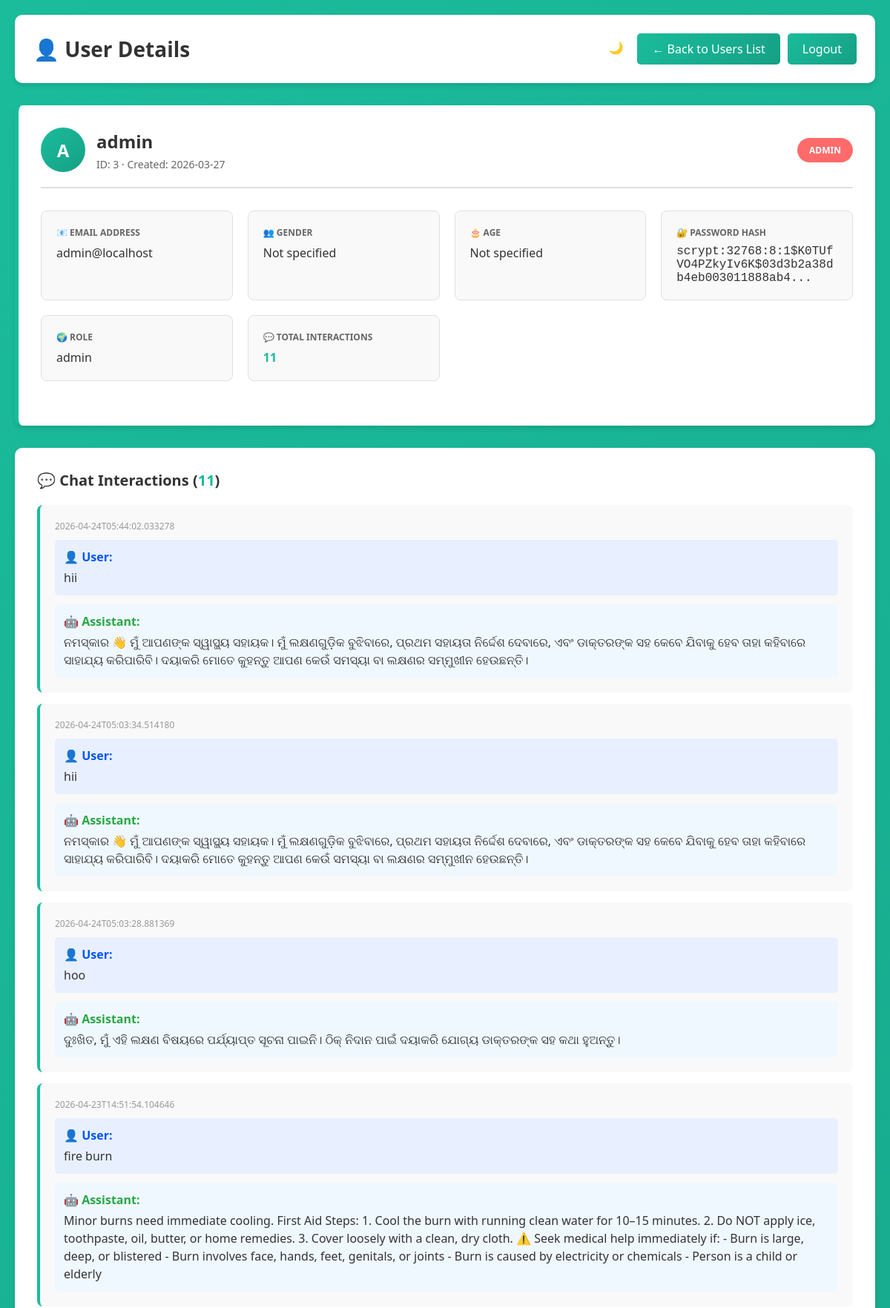
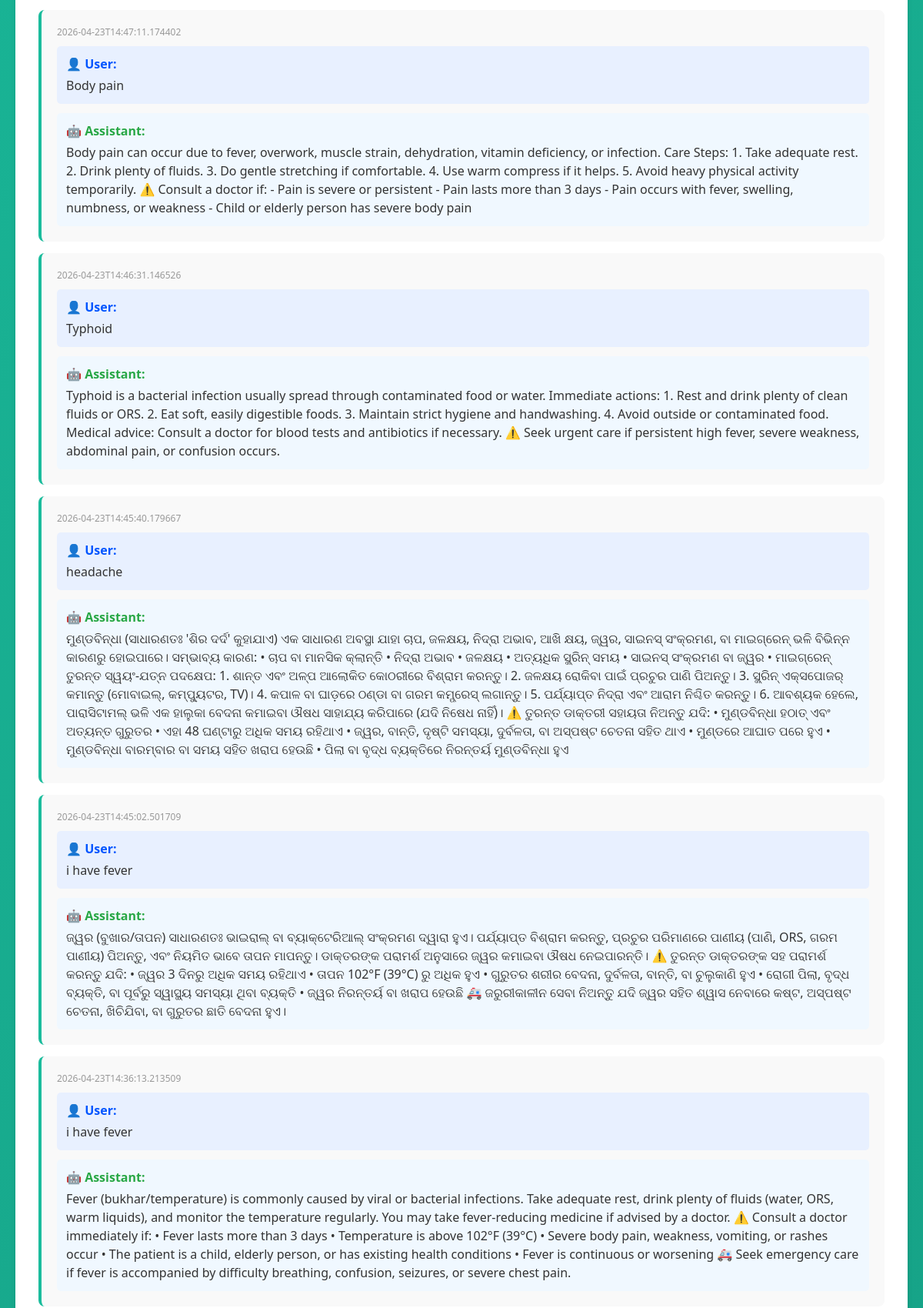
/admin/users/3 (signed in, upper part), run on the app's committed database (2 pictures, top to bottom).
### tables this page shows
CREATE TABLE users (
        id INTEGER PRIMARY KEY AUTOINCREMENT,
        username TEXT UNIQUE NOT NULL,
        email TEXT UNIQUE NOT NULL,
        password TEXT NOT NULL,
        gender TEXT,
        age INTEGER,
        created_at TEXT
    , role TEXT DEFAULT 'user');

CREATE TABLE interactions (
                id INTEGER PRIMARY KEY AUTOINCREMENT,
                user_id INTEGER NOT NULL,
                user_text TEXT,
                bot_text TEXT,
                timestamp TEXT,
                FOREIGN KEY (user_id) REFERENCES users(id) ON DELETE CASCADE
            );

### app.py (the view)
@app.route("/admin/users/<int:user_id>")
@admin_required
def admin_user_detail(user_id):
    conn = sqlite3.connect(DB_PATH)
    cur = conn.cursor()
    cur.execute("""
        SELECT id, username, email, gender, age, password, role, created_at
        FROM users
        WHERE id = ?
    """, (user_id,))
    user_data = cur.fetchone()
    if not user_data:
        conn.close()
        return redirect(url_for('admin_users'))
    cur.execute("""
        SELECT user_text, bot_text, timestamp
        FROM interactions
        WHERE user_id = ?
        ORDER BY id DESC
        LIMIT 100
    """, (user_id,))
    interactions = cur.fetchall()
    conn.close()
    user_info = {
        'id': user_data[0],
        'username': user_data[1],
        'email': user_data[2],
        'gender': user_data[3],
        'age': user_data[4],
        'password_hash': user_data[5],
        'role': user_data[6],
        'created_at': user_data[7],
        'total_interactions': len(interactions)
    }
    interactions_list = [
        {
            'user_text': i[0],
            'bot_text': i[1],
            'timestamp': i[2]
        }
        for i in interactions
    ]
    return render_template("admin_user_detail.html", user=user_info, interactions=interactions_list, admin_username=current_user.username)

### app.py (called while the page is built)
def admin_required(f):
    @wraps(f)
    def decorated_function(*args, **kwargs):
        if not current_user.is_authenticated or getattr(current_user, 'role', 'user') != 'admin':
            return redirect(url_for('login'))
        return f(*args, **kwargs)
    return decorated_function

@login_manager.user_loader
def load_user(user_id):
    conn = sqlite3.connect(DB_PATH)
    cur = conn.cursor()
    cur.execute("SELECT id, username, email, role FROM users WHERE id = ?", (user_id,))
    user_data = cur.fetchone()
    conn.close()
    if user_data:
        return User(user_data[0], user_data[1], user_data[2], user_data[3] if len(user_data) > 3 else 'user')
    return None

### templates/admin_user_detail.html (shortened to what this page needs)
<!DOCTYPE html>
<html lang="en">
<head>
</head>
<body>
    <div class="container">
        <div class="header">
            <h1>👤 User Details</h1>
            <div class="header-buttons">
                <button id="dark-toggle" onclick="toggleDarkMode()" title="Toggle dark mode">🌙</button>
                <a href="/admin/users">← Back to Users List</a>
                <a href="/logout">Logout</a>
            </div>
        </div>
        <div class="user-details">
            <div class="user-header">
                <div class="user-name">
                    <div class="user-avatar">{{ user.username[0]|upper }}</div>
                    <div>
                        <h2>{{ user.username }}</h2>
                        <div class="user-meta">ID: {{ user.id }} · Created: {{ user.created_at[:10] }}</div>
                    </div>
                </div>
                <span class="role-badge role-{% if user.role == 'admin' %}admin{% else %}user{% endif %}">
                    {{ user.role|upper }}
                </span>
            </div>
            <div class="details-grid">
                <div class="detail-card">
                    <div class="detail-label">📧 Email Address</div>
                    <div class="detail-value text">{{ user.email }}</div>
                </div>
                <div class="detail-card">
                    <div class="detail-label">👥 Gender</div>
                    <div class="detail-value text">{{ user.gender if user.gender else 'Not specified' }}</div>
                </div>
                <div class="detail-card">
                    <div class="detail-label">🎂 Age</div>
                    <div class="detail-value text">{{ user.age if user.age else 'Not specified' }}</div>
                </div>
                <div class="detail-card">
                    <div class="detail-label">🔐 Password Hash</div>
                    <div class="detail-value" title="{{ user.password_hash }}">
                        {{ user.password_hash[:60] }}...
                    </div>
                </div>
                <div class="detail-card">
                    <div class="detail-label">🌍 Role</div>
                    <div class="detail-value text">{{ user.role }}</div>
                </div>
                <div class="detail-card">
                    <div class="detail-label">💬 Total Interactions</div>
                    <div class="detail-value text">
                        <span class="interaction-count">{{ user.total_interactions }}</span>
                    </div>
                </div>
            </div>
        </div>
        <div class="interactions-section">
            <h3>💬 Chat Interactions (<span class="interaction-count">{{ user.total_interactions }}</span>)</h3>
            {% if interactions|length == 0 %}
                <div class="empty-state">
                    <h3>No Interactions Yet</h3>
                    <p>This user hasn't had any chat interactions yet.</p>
                </div>
            {% else %}
                <div class="interactions-list">
                    {% for interaction in interactions %}
                        <div class="interaction-item">
                            <div class="interaction-time">{{ interaction.timestamp }}</div>
                            <div class="user-message">
                                <div class="user-label">👤 User:</div>
                                <div class="user-text">{{ interaction.user_text }}</div>
                            </div>
                            <div class="bot-message">
                                <div class="bot-label">🤖 Assistant:</div>
                                <div class="bot-text">{{ interaction.bot_text }}</div>
                            </div>
                        </div>
                    {% endfor %}
                </div>
            {% endif %}
        </div>
    </div>
</body>
</html>

### templates/admin_user_detail.html (style rules this page uses)
* { margin: 0; padding: 0; box-sizing: border-box; }
body { font-family: 'Segoe UI', Tahoma, Geneva, Verdana, sans-serif; background: linear-gradient(135deg, #1abc9c 0%, #16a085 100%); min-height: 100vh; padding: 20px; }
.container { max-width: 1200px; margin: 0 auto; }
.header { background: white; padding: 25px; border-radius: 10px; margin-bottom: 30px; box-shadow: 0 4px 6px rgba(0, 0, 0, 0.1); display: flex; justify-content: space-between; align-items: center; }
.header h1 { color: #333; font-size: 28px; }
.header-buttons { display: flex; gap: 10px; }
.header-buttons a { padding: 10px 20px; background: linear-gradient(135deg, #1abc9c 0%, #16a085 100%); color: white; text-decoration: none; border-radius: 5px; transition: all 0.3s ease; font-weight: 500; border: none; cursor: pointer; }
.user-details { background: white; padding: 30px; border-radius: 10px; margin-bottom: 30px; box-shadow: 0 4px 6px rgba(0, 0, 0, 0.1); border-left: 5px solid #1abc9c; }
.user-header { display: flex; justify-content: space-between; align-items: center; margin-bottom: 30px; padding-bottom: 20px; border-bottom: 2px solid #e0e0e0; }
.user-name { display: flex; align-items: center; gap: 15px; }
.user-avatar { width: 60px; height: 60px; background: linear-gradient(135deg, #1abc9c 0%, #16a085 100%); border-radius: 50%; display: flex; align-items: center; justify-content: center; color: white; font-weight: bold; font-size: 24px; }
.user-name h2 { color: #333; font-size: 24px; margin-bottom: 5px; }
.user-meta { color: #666; font-size: 14px; }
.role-badge { display: inline-block; padding: 8px 16px; border-radius: 20px; font-size: 12px; font-weight: 600; }
.role-admin { background: #ff6b6b; color: white; }
.details-grid { display: grid; grid-template-columns: repeat(auto-fit, minmax(250px, 1fr)); gap: 20px; margin-bottom: 30px; }
.detail-card { background: #f9f9f9; padding: 20px; border-radius: 8px; border: 1px solid #e0e0e0; }
.detail-label { color: #666; font-size: 12px; text-transform: uppercase; font-weight: 600; margin-bottom: 8px; }
.detail-value { color: #333; font-size: 16px; word-break: break-all; font-family: 'Courier New', monospace; }
.detail-value.text { font-family: 'Segoe UI', Tahoma, Geneva, Verdana, sans-serif; }
.interactions-section { background: white; padding: 30px; border-radius: 10px; box-shadow: 0 4px 6px rgba(0, 0, 0, 0.1); }
.interactions-section h3 { color: #333; font-size: 20px; margin-bottom: 20px; }
.interaction-count { color: #1abc9c; font-weight: bold; }
.interactions-list { display: grid; gap: 15px; }
.interaction-item { background: #f9f9f9; padding: 20px; border-radius: 8px; border-left: 4px solid #1abc9c; }
.interaction-time { color: #999; font-size: 12px; margin-bottom: 10px; }
.user-message { background: #e8f0ff; padding: 12px; border-radius: 5px; margin-bottom: 12px; }
.user-label { color: #0055ff; font-weight: bold; margin-bottom: 5px; }
.user-text { color: #333; line-height: 1.5; }
.bot-message { background: #f0f8ff; padding: 12px; border-radius: 5px; }
.bot-label { color: #28a745; font-weight: bold; margin-bottom: 5px; }
.bot-text { color: #333; line-height: 1.5; }
#dark-toggle { width: 38px; height: 38px; border-radius: 50%; border: none; cursor: pointer; display: flex; align-items: center; justify-content: center; font-size: 16px; background: rgba(255, 255, 255, 0.2); color: white; transition: all 0.3s ease; }

### data on the page
users: username "A", username "admin", id "3", created_at "2026-03-27", role "ADMIN", email "admin@localhost", gender "Not specified", password "scrypt:32768:8:1$K0TUfVO4PZkyIv6K$03d3b2a38db4eb003011888ab4", role "admin"
interactions: timestamp "2026-04-24T05:44:02.033278", user_text "hii", bot_text "ନମସ୍କାର 👋 ମୁଁ ଆପଣଙ୍କ ସ୍ୱାସ୍ଥ୍ୟ ସହାୟକ। ମୁଁ ଲକ୍ଷଣଗୁଡ଼ିକ ବୁଝିବାରେ, ପ୍ରଥମ ସହାୟତା ନିର୍ଦ୍ଦେଶ ଦେବାରେ, ଏବଂ ଡାକ୍ତରଙ୍କ ସହ କେବେ ଯିବାକୁ ହେବ ତାହା କହିବାରେ ସାହାଯ୍ୟ କରିପାରିବି। ଦୟାକରି ମୋତେ କୁହନ୍ତୁ ଆପଣ କେଉଁ ସମସ୍ୟା ବା ଲକ୍ଷଣର ସମ୍ମୁଖୀନ ହେଉଛନ୍ତି।"
interactions: timestamp "2026-04-24T05:03:34.514180", user_text "hii", bot_text "ନମସ୍କାର 👋 ମୁଁ ଆପଣଙ୍କ ସ୍ୱାସ୍ଥ୍ୟ ସହାୟକ। ମୁଁ ଲକ୍ଷଣଗୁଡ଼ିକ ବୁଝିବାରେ, ପ୍ରଥମ ସହାୟତା ନିର୍ଦ୍ଦେଶ ଦେବାରେ, ଏବଂ ଡାକ୍ତରଙ୍କ ସହ କେବେ ଯିବାକୁ ହେବ ତାହା କହିବାରେ ସାହାଯ୍ୟ କରିପାରିବି। ଦୟାକରି ମୋତେ କୁହନ୍ତୁ ଆପଣ କେଉଁ ସମସ୍ୟା ବା ଲକ୍ଷଣର ସମ୍ମୁଖୀନ ହେଉଛନ୍ତି।"
interactions: timestamp "2026-04-24T05:03:28.881369", user_text "hoo", bot_text "ଦୁଃଖିତ, ମୁଁ ଏହି ଲକ୍ଷଣ ବିଷୟରେ ପର୍ଯ୍ୟାପ୍ତ ସୂଚନା ପାଇନି। ଠିକ୍ ନିଦାନ ପାଇଁ ଦୟାକରି ଯୋଗ୍ୟ ଡାକ୍ତରଙ୍କ ସହ କଥା ହୁଅନ୍ତୁ।"
interactions: timestamp "2026-04-23T14:51:54.104646", user_text "fire burn", bot_text "Minor burns need immediate cooling. First Aid Steps: 1. Cool the burn with running clean water for 10–15 minutes. 2. Do NOT apply ice, toothpaste, oil, butter, or home remedies. 3. Cover loosely with a clean, dry cloth. ⚠️ Seek medical help immediately if: - Burn is large, deep, or blistered - Burn involves face, hands, feet, genitals, or joints - Burn is caused by electricity or chemicals - Person is a child or elderly"
interactions: timestamp "2026-04-23T14:47:11.174402", user_text "Body pain", bot_text "Body pain can occur due to fever, overwork, muscle strain, dehydration, vitamin deficiency, or infection. Care Steps: 1. Take adequate rest. 2. Drink plenty of fluids. 3. Do gentle stretching if comfortable. 4. Use warm compress if it helps. 5. Avoid heavy physical activity temporarily. ⚠️ Consult a doctor if: - Pain is severe or persistent - Pain lasts more than 3 days - Pain occurs with fever, swelling, numbness, or weakness - Child or elderly person has severe body pain"
interactions: timestamp "2026-04-23T14:46:31.146526", user_text "Typhoid", bot_text "Typhoid is a bacterial infection usually spread through contaminated food or water. Immediate actions: 1. Rest and drink plenty of clean fluids or ORS. 2. Eat soft, easily digestible foods. 3. Maintain strict hygiene and handwashing. 4. Avoid outside or contaminated food. Medical advice: Consult a doctor for blood tests and antibiotics if necessary. ⚠️ Seek urgent care if persistent high fever, severe weakness, abdominal pain, or confusion occurs."
interactions: timestamp "2026-04-23T14:45:40.179667", user_text "headache", bot_text "ମୁଣ୍ଡବିନ୍ଧା (ସାଧାରଣତଃ 'ଶିର ଦର୍ଦ' କୁହାଯାଏ) ଏକ ସାଧାରଣ ଅବସ୍ଥା ଯାହା ଚାପ, ଜଳକ୍ଷୟ, ନିଦ୍ରା ଅଭାବ, ଆଖି କ୍ଷୟ, ଜ୍ୱର, ସାଇନସ୍ ସଂକ୍ରମଣ, ବା ମାଇଗ୍ରେନ୍ ଭଳି ବିଭିନ୍ନ କାରଣରୁ ହୋଇପାରେ। ସମ୍ଭାବ୍ୟ କାରଣ: • ଚାପ ବା ମାନସିକ କ୍ଲାନ୍ତି • ନିଦ୍ରା ଅଭାବ • ଜଳକ୍ଷୟ • ଅତ୍ୟଧିକ ସ୍କ୍ରିନ୍ ସମୟ • ସାଇନସ୍ ସଂକ୍ରମଣ ବା ଜ୍ୱର • ମାଇଗ୍ରେନ୍ ତୁରନ୍ତ ସ୍ୱୟଂ-ଯତ୍ନ ପଦକ୍ଷେପ: 1. ଶାନ୍ତ ଏବଂ ଅଳ୍ପ ଆଲୋକିତ କୋଠରୀରେ ବିଶ୍ରାମ କରନ୍ତୁ। 2. ଜଳକ୍ଷୟ ରୋକିବା ପାଇଁ ପ୍ରଚୁର ପାଣି ପିଅନ୍ତୁ। 3. ସ୍କ୍ରିନ୍ ଏକ୍ସପୋଜର୍ କମାନ୍ତୁ (ମୋବାଇଲ୍, କମ୍ପ୍ୟୁଟର, TV)। 4. କପାଳ ବା ଘାଡ଼ରେ ଠଣ୍ଡା ବା ଗରମ କମ୍ପ୍ରେସ୍ ଲଗାନ୍ତୁ। 5. ପର୍ଯ୍ୟାପ୍ତ ନିଦ୍ରା ଏବଂ ଆରାମ ନିଶ୍ଚିତ କରନ୍ତୁ। 6. ଆବଶ୍ୟକ ହେଲେ, ପାରାସିଟାମଲ୍ ଭଳି ଏକ ହାଲୁକା ବେଦନା କମାଇବା ଔଷଧ ସାହାଯ୍ୟ କରିପାରେ (ଯଦି ନିଷେଧ ନାହିଁ)। ⚠️ ତୁରନ୍ତ ଡାକ୍ତରୀ ସହାୟତା ନିଅନ୍ତୁ ଯଦି: •…"
interactions: timestamp "2026-04-23T14:45:02.501709", user_text "i have fever", bot_text "ଜ୍ୱର (ବୁଖାର/ତାପନ) ସାଧାରଣତଃ ଭାଇରାଲ୍ ବା ବ୍ୟାକ୍ଟେରିଆଲ୍ ସଂକ୍ରମଣ ଦ୍ୱାରା ହୁଏ। ପର୍ଯ୍ୟାପ୍ତ ବିଶ୍ରାମ କରନ୍ତୁ, ପ୍ରଚୁର ପରିମାଣରେ ପାଣୀୟ (ପାଣି, ORS, ଗରମ ପାଣୀୟ) ପିଅନ୍ତୁ, ଏବଂ ନିୟମିତ ଭାବେ ତାପନ ମାପନ୍ତୁ। ଡାକ୍ତରଙ୍କ ପରାମର୍ଶ ଅନୁସାରେ ଜ୍ୱର କମାଇବା ଔଷଧ ନେଇପାରନ୍ତି। ⚠️ ତୁରନ୍ତ ଡାକ୍ତରଙ୍କ ସହ ପରାମର୍ଶ କରନ୍ତୁ ଯଦି: • ଜ୍ୱର 3 ଦିନରୁ ଅଧିକ ସମୟ ରହିଥାଏ • ତାପନ 102°F (39°C) ରୁ ଅଧିକ ହୁଏ • ଗୁରୁତର ଶରୀର ବେଦନା, ଦୁର୍ବଳତା, ବାନ୍ତି, ବା ଚୁଲୁକାଣି ହୁଏ • ରୋଗୀ ପିଲା, ବୃଦ୍ଧ ବ୍ୟକ୍ତି, ବା ପୂର୍ବରୁ ସ୍ୱାସ୍ଥ୍ୟ ସମସ୍ୟା ଥିବା ବ୍ୟକ୍ତି • ଜ୍ୱର ନିରନ୍ତର୍ୟ ବା ଖରାପ ହେଉଛି 🚑 ଜରୁରୀକାଳୀନ ସେବା ନିଅନ୍ତୁ ଯଦି ଜ୍ୱର ସହିତ ଶ୍ୱାସ ନେବାରେ କଷ୍ଟ, ଅସ୍ପଷ୍ଟ ଚେତନା, ଖିଚିଯିବା, ବା ଗୁରୁତର ଛାତି ବେଦନା ହୁଏ।"
interactions: timestamp "2026-04-23T14:36:13.213509", user_text "i have fever", bot_text "Fever (bukhar/temperature) is commonly caused by viral or bacterial infections. Take adequate rest, drink plenty of fluids (water, ORS, warm liquids), and monitor the temperature regularly. You may take fever-reducing medicine if advised by a doctor. ⚠️ Consult a doctor immediately if: • Fever lasts more than 3 days • Temperature is above 102°F (39°C) • Severe body pain, weakness, vomiting, or rashes occur • The patient is a child, elderly person, or has existing health conditions • Fever is continuous or worsening 🚑 Seek emergency care if fever is accompanied by difficulty breathing, confusion, seizures, or severe chest pain."

### other printed values
{{ user.age if user.age else 'Not specified' }} "Not specified"
{{ user.total_interactions }} "11"
